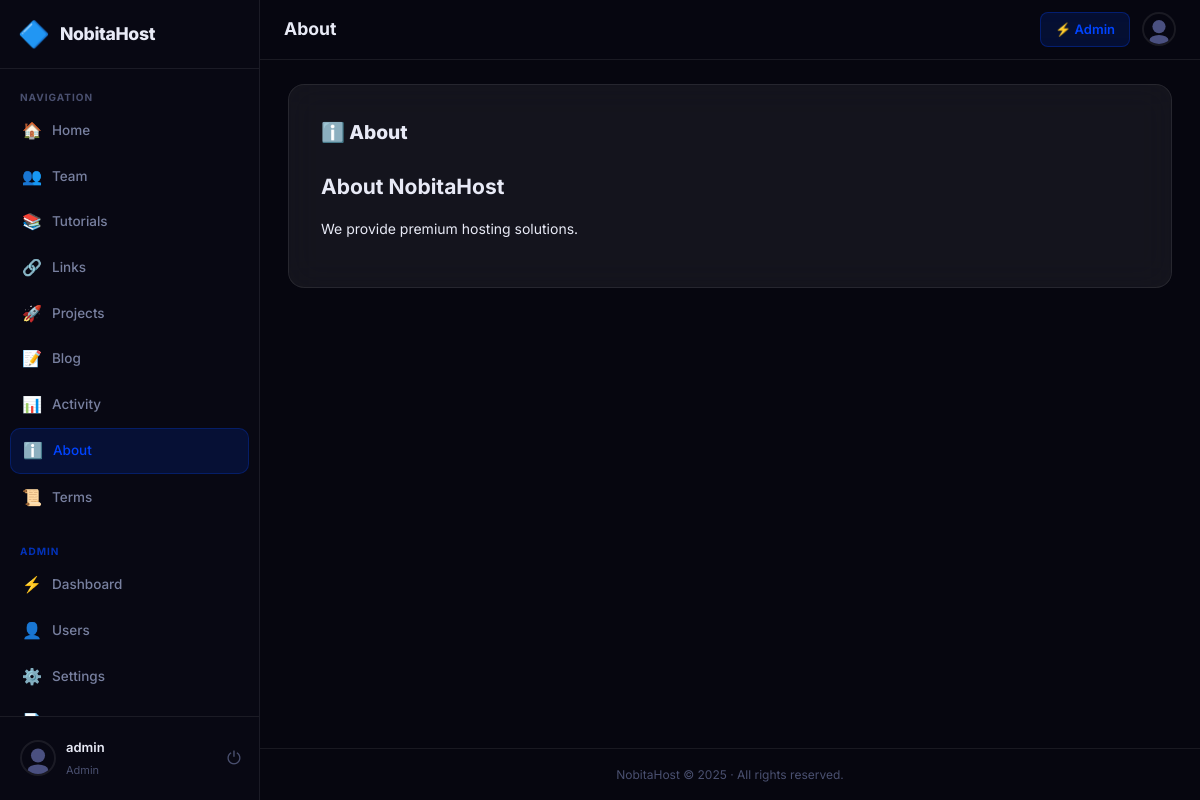
Screenshot of /index.php?page=about (signed in) with the database file from the repository.
### tables this page shows
CREATE TABLE users (
      id INTEGER PRIMARY KEY AUTOINCREMENT,
      username TEXT UNIQUE NOT NULL,
      email TEXT UNIQUE NOT NULL,
      password TEXT NOT NULL,
      role TEXT NOT NULL DEFAULT 'user',
      status TEXT NOT NULL DEFAULT 'active',
      owner_id INTEGER DEFAULT NULL,
      profile_pic TEXT DEFAULT '',
      bio TEXT DEFAULT '',
      two_factor_enabled INTEGER NOT NULL DEFAULT 0,
      two_factor_secret TEXT DEFAULT NULL,
      is_demo INTEGER NOT NULL DEFAULT 0,
      last_login TEXT,
      last_ip TEXT DEFAULT '',
      created_at TEXT NOT NULL DEFAULT (datetime('now'))
    );

CREATE TABLE content_pages (
      id INTEGER PRIMARY KEY AUTOINCREMENT,
      slug TEXT UNIQUE NOT NULL,
      title TEXT NOT NULL,
      content TEXT DEFAULT '',
      updated_at TEXT,
      updated_by INTEGER
    );

### settings.php (called while the page is built, shortened)
<?php
function getContentPage(string $slug): ?array {
    $db   = getDB();
    $stmt = $db->prepare("SELECT * FROM content_pages WHERE slug = ?");
    $stmt->execute([$slug]);
    return $stmt->fetch() ?: null;
}

### index.php (called while the page is built, shortened)
<?php
require_once __DIR__ . '/auth.php';
require_once __DIR__ . '/settings.php';
require_once __DIR__ . '/helpers.php';
require_once __DIR__ . '/mailer.php';
$page = $_GET['page'] ?? 'home';
$routes = [
    'login'        => ['pages/auth/login.php',     false, false],
    'register'     => ['pages/auth/register.php',  false, false],
    'logout'       => ['pages/auth/logout.php',    false, false],
    'forgot'       => ['pages/auth/forgot.php',    false, false],
    'reset'        => ['pages/auth/reset.php',     false, false],
    'verify-2fa'   => ['pages/auth/verify-2fa.php',false, false],
    'home'         => ['pages/user/home.php',         true, false],
    'profile'      => ['pages/user/profile.php',      true, false],
    'team'         => ['pages/user/team.php',          true, false],
    'about'        => ['pages/user/about.php',         true, false],
    'tutorials'    => ['pages/user/tutorials.php',     true, false],
    'projects'     => ['pages/user/projects.php',      true, false],
    'links'        => ['pages/user/links.php',         true, false],
    'activity'     => ['pages/user/activity.php',      true, false],
    'blog'         => ['pages/user/blog.php',          true, false],
    'blog-post'    => ['pages/user/blog-post.php',     true, false],
    'terms'        => ['pages/user/terms.php',         true, false],
    'admin'        => ['pages/admin/dashboard.php',   true, true],
    'admin-users'  => ['pages/admin/users.php',       true, true],
    'admin-settings' => ['pages/admin/settings.php', true, true],
    'admin-content'  => ['pages/admin/content.php',  true, true],
    'admin-tutorials'=> ['pages/admin/tutorials.php', true, true],
    'admin-blog'     => ['pages/admin/blog.php',      true, true],
    'admin-activity' => ['pages/admin/activity.php',  true, true],
    'admin-roles'    => ['pages/admin/roles.php',     true, true],
    'admin-links'    => ['pages/admin/links.php',     true, true],
    'admin-projects' => ['pages/admin/projects.php',  true, true],
];
[$file, $needsAuth, $needsAdmin] = $routes[$page];
$filePath = __DIR__ . '/' . $file;
include $filePath;

### helpers.php (called while the page is built, shortened)
<?php
function h(string $str): string {
    return htmlspecialchars($str, ENT_QUOTES | ENT_HTML5, 'UTF-8');
}
function avatarUrl(?string $profilePic, string $username): string {
    return 'public/img/avatar.svg';
}

### auth.php (called while the page is built, shortened)
<?php
function currentUser(): ?array {
    $db   = getDB();
    $stmt = $db->prepare("SELECT * FROM users WHERE id = ?");
    $stmt->execute([$_SESSION['user_id']]);
    $u = $stmt->fetch();
    return $u;
}
function requireLogin(): array {
    $user = currentUser();
    return $user;
}
function isAdmin(?array $user): bool {
    return $user && $user['role'] === 'admin';
}

### pages/user/about.php (the view, shortened to what this page needs)
<?php
$user   = requireLogin();
$pageId = 'about';
$page   = getContentPage('about');
$content_text = $page ? $page['content'] : '<p>About page content coming soon.</p>';
?>
<div class="about-page">
  <div class="card content-page">
    <h2 class="section-title">ℹ️ About</h2>
    <div class="content-body"><?= $content_text ?></div>
  </div>
</div>
<?php
include __DIR__ . '/../../views/layout.php';

### views/partials/sidebar.php (shortened to what this page needs)
<?php
$s         = $s ?? getSettings();
$user      = $user ?? currentUser();
$panelName = h($s['panel_name'] ?? 'NobitaHost');
$logoType  = $s['logo_type'] ?? 'emoji';
$logoEmoji = h($s['logo_emoji'] ?? '🔷');
$logoUrl   = h($s['logo_url'] ?? '');
$isAdmin   = isAdmin($user);
$pageId    = $pageId ?? '';
$navItems = [
    ['icon'=>'🏠','label'=>'Home',      'page'=>'home'],
    ['icon'=>'👥','label'=>'Team',       'page'=>'team'],
    ['icon'=>'📚','label'=>'Tutorials',  'page'=>'tutorials'],
    ['icon'=>'🔗','label'=>'Links',      'page'=>'links'],
    ['icon'=>'🚀','label'=>'Projects',   'page'=>'projects'],
    ['icon'=>'📝','label'=>'Blog',       'page'=>'blog'],
    ['icon'=>'📊','label'=>'Activity',   'page'=>'activity'],
    ['icon'=>'ℹ️', 'label'=>'About',     'page'=>'about'],
    ['icon'=>'📜','label'=>'Terms',      'page'=>'terms'],
];
$adminItems = [
    ['icon'=>'⚡','label'=>'Dashboard',  'page'=>'admin'],
    ['icon'=>'👤','label'=>'Users',      'page'=>'admin-users'],
    ['icon'=>'⚙️', 'label'=>'Settings',  'page'=>'admin-settings'],
    ['icon'=>'📄','label'=>'Content',    'page'=>'admin-content'],
    ['icon'=>'🎥','label'=>'Tutorials',  'page'=>'admin-tutorials'],
    ['icon'=>'✏️', 'label'=>'Blog',      'page'=>'admin-blog'],
    ['icon'=>'🔗','label'=>'Links',      'page'=>'admin-links'],
    ['icon'=>'🚀','label'=>'Projects',   'page'=>'admin-projects'],
    ['icon'=>'📋','label'=>'Activity',   'page'=>'admin-activity'],
];
?>
<aside class="sidebar" id="sidebar">
  <div class="sidebar-header">
    <a href="index.php?page=home" class="sidebar-brand">
      <?php if ($logoType === 'image' && $logoUrl): ?>
        <img src="<?= $logoUrl ?>" alt="logo" class="brand-logo-img">
      <?php else: ?>
        <span class="brand-logo-emoji"><?= $logoEmoji ?></span>
      <?php endif; ?>
      <span class="brand-name"><?= $panelName ?></span>
    </a>
  </div>
  <nav class="sidebar-nav">
    <div class="nav-section">
      <span class="nav-section-label">Navigation</span>
      <?php foreach ($navItems as $item): ?>
      <a href="index.php?page=<?= $item['page'] ?>"
         class="nav-item <?= ($pageId === $item['page']) ? 'active' : '' ?>">
        <span class="nav-icon"><?= $item['icon'] ?></span>
        <span class="nav-label"><?= $item['label'] ?></span>
      </a>
      <?php endforeach; ?>
    </div>
    <?php if ($isAdmin): ?>
    <div class="nav-section nav-admin">
      <span class="nav-section-label">Admin</span>
      <?php foreach ($adminItems as $item): ?>
      <a href="index.php?page=<?= $item['page'] ?>"
         class="nav-item <?= ($pageId === $item['page']) ? 'active' : '' ?>">
        <span class="nav-icon"><?= $item['icon'] ?></span>
        <span class="nav-label"><?= $item['label'] ?></span>
      </a>
      <?php endforeach; ?>
    </div>
    <?php endif; ?>
  </nav>
  <div class="sidebar-footer">
    <a href="index.php?page=profile" class="sidebar-user">
      <img src="<?= h(avatarUrl($user['profile_pic'] ?? '', $user['username'])) ?>"
           alt="avatar" class="sidebar-avatar" onerror="this.src='public/img/avatar.svg'">
      <div class="sidebar-user-info">
        <span class="sidebar-username"><?= h($user['username']) ?></span>
        <span class="sidebar-role <?= h($user['role']) ?>"><?= ucfirst(h($user['role'])) ?></span>
      </div>
    </a>
    <a href="index.php?page=logout" class="sidebar-logout" title="Logout">⏻</a>
  </div>
</aside>

### views/partials/footer.php
<?php
$s         = $s ?? getSettings();
$panelName = h($s['panel_name'] ?? 'NobitaHost');
$footerPage = getContentPage('footer');
$footerText = $footerPage ? $footerPage['content'] : "{$panelName} &copy; " . date('Y');
?>
<footer class="app-footer">
  <p><?= $footerText ?></p>
</footer>

### public/css/style.css (style rules this page uses)
:root { --accent: #0044ff; --accent-rgb: 0, 68, 255; --blur: 16px; --radius: 16px; --transparency: 100; --bg: #0a0a0f; --bg2: #10101a; --bg3: #17172a; --surface: rgba(255,255,255,0.06); --surface-hover: rgba(255,255,255,0.10); --border: rgba(255,255,255,0.08); --border-accent: rgba(var(--accent-rgb), 0.4); --text: #e8eaf6; --text-muted: #7880a0; --text-dim: #4a5070; --sidebar-w: 260px; --topbar-h: 60px; --shadow: 0 8px 32px rgba(0,0,0,0.6); --shadow-sm: 0 4px 16px rgba(0,0,0,0.4); --transition: all 0.2s ease; }
*, *::before, *::after { box-sizing: border-box; margin: 0; padding: 0; }
html { scroll-behavior: smooth; }
body { font-family: 'Inter', system-ui, -apple-system, sans-serif; background: var(--bg); color: var(--text); min-height: 100vh; overflow-x: hidden; font-size: 14px; line-height: 1.6; }
a { color: inherit; text-decoration: none; }
img { max-width: 100%; }
body::before { content: ''; position: fixed; inset: 0; z-index: -2; background: var(--bg); }
.sidebar { position: fixed; left: 0; top: 0; bottom: 0; width: var(--sidebar-w); background: rgba(10,10,20,0.85); backdrop-filter: blur(var(--blur)); -webkit-backdrop-filter: blur(var(--blur)); border-right: 1px solid var(--border); display: flex; flex-direction: column; z-index: 100; transition: transform 0.3s ease; }
.sidebar-header { display: flex; align-items: center; justify-content: space-between; padding: 20px 18px; border-bottom: 1px solid var(--border); }
.sidebar-brand { display: flex; align-items: center; gap: 10px; font-weight: 700; font-size: 1.1rem; color: var(--text); }
.brand-logo-emoji { font-size: 1.6rem; line-height: 1; }
.brand-name { font-weight: 800; letter-spacing: -0.02em; }
.sidebar-nav { flex: 1; padding: 12px 10px; overflow-y: auto; overflow-x: hidden; }
.nav-section { margin-bottom: 16px; }
.nav-section-label { font-size: 10px; font-weight: 700; letter-spacing: 0.1em; text-transform: uppercase; color: var(--text-dim); padding: 8px 10px 4px; display: block; }
.nav-item { display: flex; align-items: center; gap: 10px; padding: 9px 12px; border-radius: 10px; color: var(--text-muted); transition: var(--transition); font-weight: 500; margin-bottom: 2px; }
.nav-item.active { background: rgba(var(--accent-rgb), 0.15); color: var(--accent); border: 1px solid rgba(var(--accent-rgb), 0.25); }
.nav-icon { font-size: 1rem; width: 20px; text-align: center; flex-shrink: 0; }
.nav-label { font-size: 13.5px; }
.nav-admin .nav-section-label { color: rgba(var(--accent-rgb), 0.7); }
.sidebar-footer { padding: 12px 10px; border-top: 1px solid var(--border); display: flex; align-items: center; gap: 8px; }
.sidebar-user { display: flex; align-items: center; gap: 10px; flex: 1; min-width: 0; padding: 8px 10px; border-radius: 10px; transition: var(--transition); }
.sidebar-avatar { width: 36px; height: 36px; border-radius: 50%; object-fit: cover; border: 2px solid var(--border); flex-shrink: 0; }
.sidebar-user-info { min-width: 0; }
.sidebar-username { font-weight: 600; font-size: 13px; display: block; white-space: nowrap; overflow: hidden; text-overflow: ellipsis; }
.sidebar-role { font-size: 11px; color: var(--text-dim); text-transform: capitalize; }
.sidebar-logout { color: var(--text-dim); padding: 8px; border-radius: 8px; transition: var(--transition); font-size: 1.1rem; }
.card { background: var(--surface); backdrop-filter: blur(var(--blur)); -webkit-backdrop-filter: blur(var(--blur)); border: 1px solid var(--border); border-radius: var(--radius); padding: 20px; transition: var(--transition); }
.section-title { font-weight: 800; font-size: 1.2rem; margin-bottom: 16px; }
.content-page { padding: 32px; }
.content-body { line-height: 1.8; color: var(--text); }
.content-body h1,.content-body h2,.content-body h3 { margin: 20px 0 10px; }
.content-body p { margin-bottom: 14px; }
.app-footer { text-align: center; padding: 16px 24px; font-size: 12px; color: var(--text-dim); border-top: 1px solid var(--border); }

### rows the page displays
users: username "admin", role "Admin"
content_pages: content "About NobitaHost We provide premium hosting solutions."
content_pages: content "NobitaHost © 2025 · All rights reserved."

### other values shown
$logoEmoji "🔷"
$panelName "NobitaHost"
$item['icon'] "🏠"
$item['label'] "Home"
$item['icon'] "👥"
$item['label'] "Team"
$item['icon'] "📚"
$item['label'] "Tutorials"
$item['icon'] "🔗"
$item['label'] "Links"
$item['icon'] "🚀"
$item['label'] "Projects"
$item['icon'] "📝"
$item['label'] "Blog"
$item['icon'] "📊"
